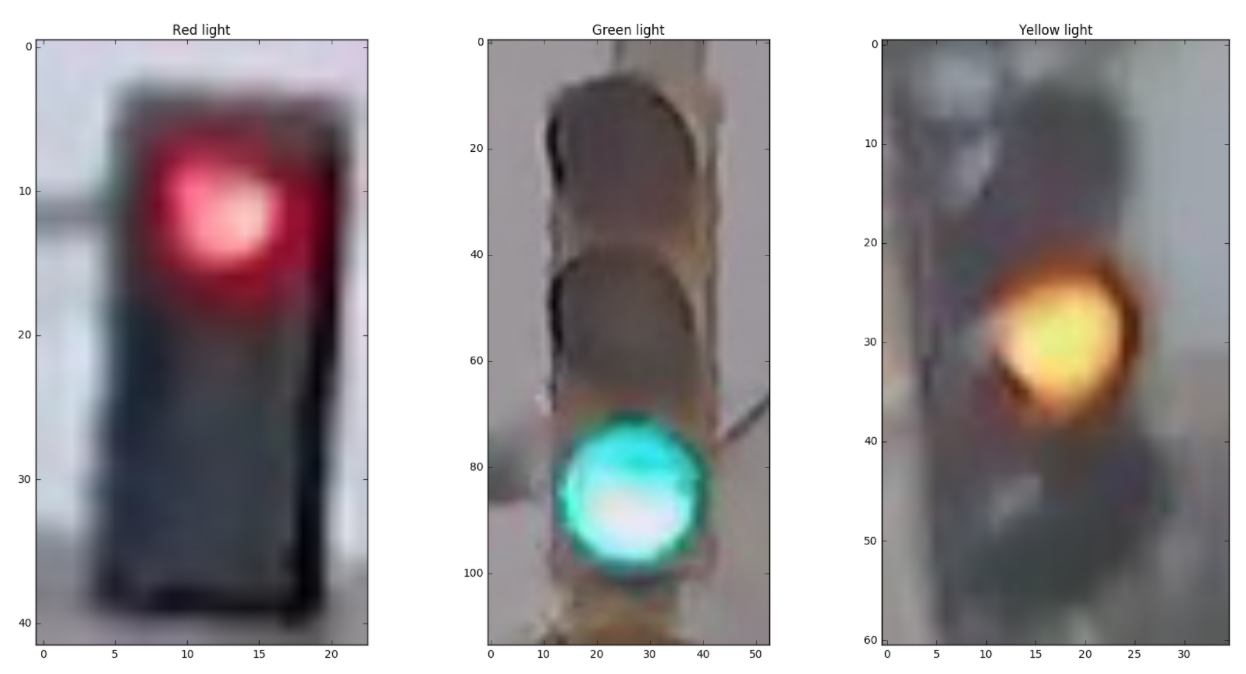
#> input picture traffic_light_classifier/images/all_lights.png, 1246 x 674 px; its folder holds only this picture in this run
$ python -i helpers.py   (imports and definitions only)
#> lines starting #> are read from the running program, lines starting #| are printed output that depends on the picture
# Helper functions

import os
import glob # library for loading images from a directory
import matplotlib.image as mpimg
import cv2
import numpy as np
import matplotlib.pyplot as plt


# This function loads in images and their labels and places them in a list
# The list contains all images and their associated labels
# For example, after data is loaded, im_list[0][:] will be the first image-label pair in the list
# [45 lines left out: functions load_dataset, load_dataset_color, not called in this run]

def hsv_histograms(rgb_image):
    # Convert to HSV
    hsv = cv2.cvtColor(rgb_image, cv2.COLOR_RGB2HSV)
#> hsv: shape (674, 1246, 3); mean H, S, V 73.5, 31.8, 163.3

    # Create color channel histograms
    h_hist = np.histogram(hsv[:,:,0], bins=32, range=(0, 256))
    s_hist = np.histogram(hsv[:,:,1], bins=32, range=(0, 256))
    v_hist = np.histogram(hsv[:,:,2], bins=32, range=(0, 256))

    # Generating bin centers
    bin_edges = h_hist[1]
#> bin_edges = 33 values from 0 to 256
    bin_centers = (bin_edges[1:]  + bin_edges[0:len(bin_edges)-1])/2
#> bin_centers = 32 values from 4 to 252

    # Plot a figure with all three histograms
    fig = plt.figure(figsize=(20,8))
    plt.subplot(131)
    plt.bar(bin_centers, h_hist[0])
    plt.xlim(0, 256)
    plt.xticks(bin_centers[::2])
    plt.title('H Histogram')
    plt.subplot(132)
    plt.bar(bin_centers, s_hist[0])
    plt.xlim(0, 256)
    plt.xticks(bin_centers[::2])
    plt.title('S Histogram')
    plt.subplot(133)
    plt.bar(bin_centers, v_hist[0])
    plt.xlim(0, 256)
    plt.xticks(bin_centers[::2])
    plt.title('V Histogram')
    plt.show()
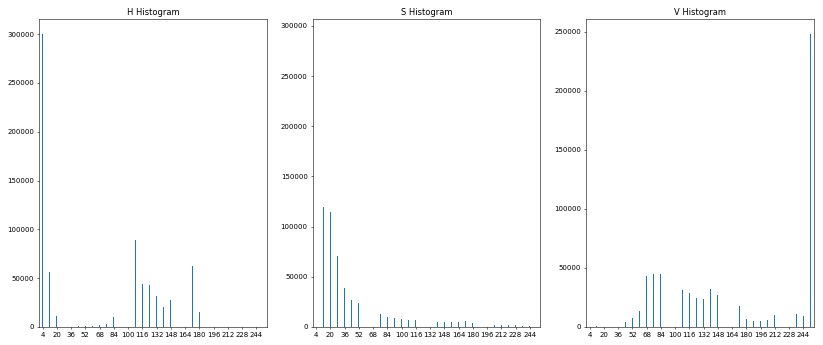
#> figure drawn by matplotlib, 3 panels; panel 1: tallest bar 300542 high, from x = 3.6 to 4.4; panel 2: tallest bar 292248 high, from x = 3.6 to 4.4; panel 3: tallest bar 248336 high, from x = 251.6 to 252.4

>>> import cv2
>>> picture = cv2.cvtColor(cv2.imread('images/all_lights.png'), cv2.COLOR_BGR2RGB)
>>> result = hsv_histograms(picture)

$ run again, on traffic_light_classifier/images/feature_ext_steps.png
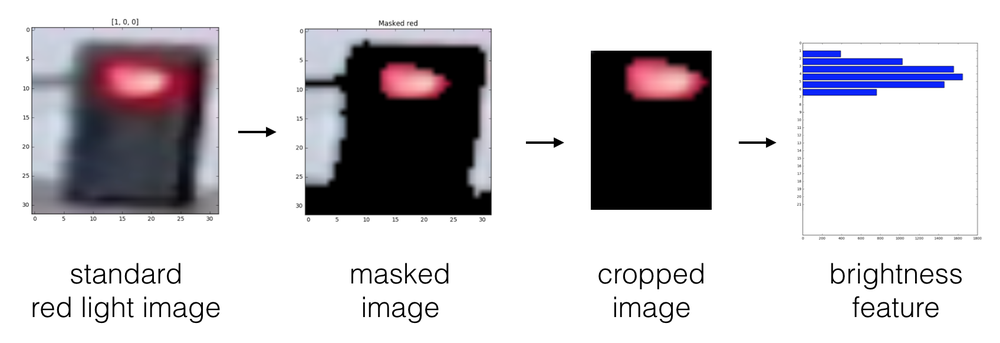
#> input picture traffic_light_classifier/images/feature_ext_steps.png, 1000 x 343 px, shrunk from 1696 x 582 before the run
#> hsv: shape (343, 1000, 3); mean H, S, V 22.1, 12.8, 205.8
#> bin_edges = 33 values from 0 to 256
#> bin_centers = 32 values from 4 to 252
#> in hsv_histograms, `plt.show()`:
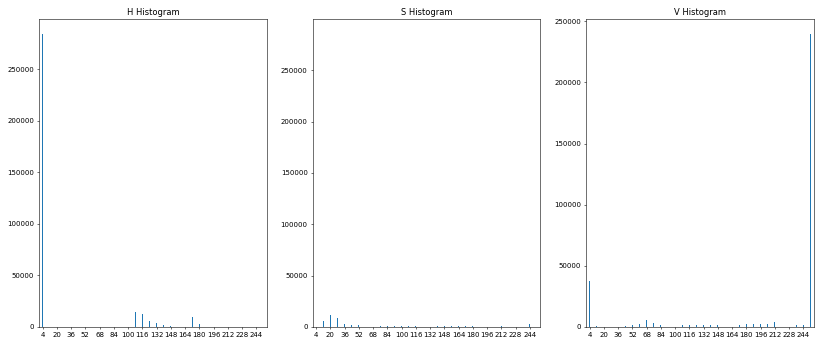
#> figure drawn by matplotlib, 3 panels; panel 1: tallest bar 284535 high, from x = 3.6 to 4.4; panel 2: tallest bar 285616 high, from x = 3.6 to 4.4; panel 3: tallest bar 239906 high, from x = 251.6 to 252.4

$ run again, on traffic_light_classifier/images/processing_steps.png
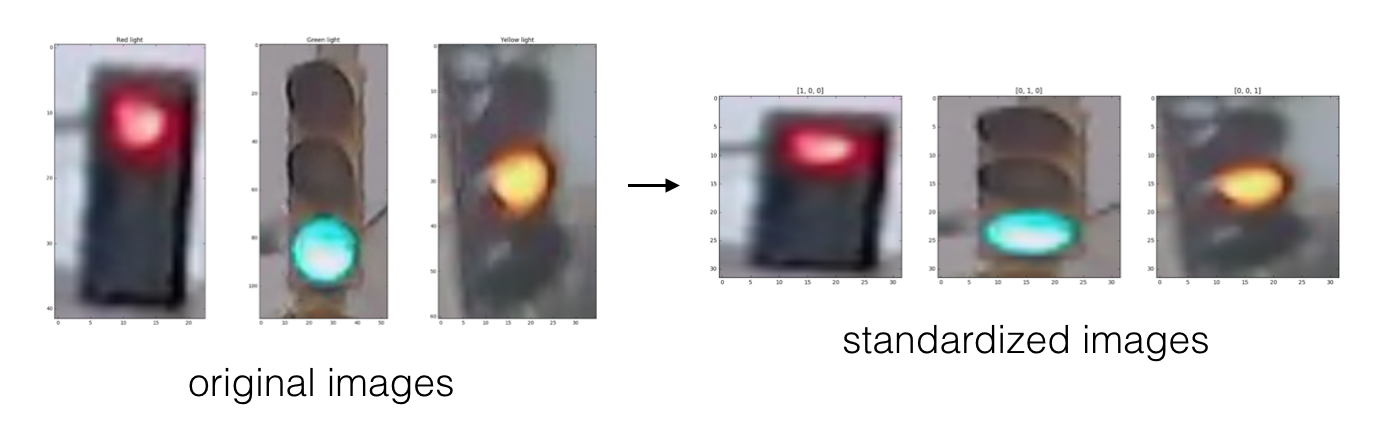
#> input picture traffic_light_classifier/images/processing_steps.png, 1396 x 446 px
#> hsv: shape (446, 1396, 3); mean H, S, V 37.6, 16, 206.5
#> bin_edges = 33 values from 0 to 256
#> bin_centers = 32 values from 4 to 252
#> in hsv_histograms, `plt.show()`:
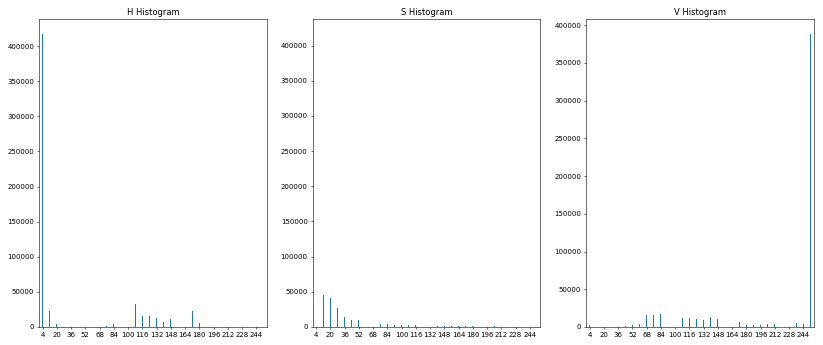
#> figure drawn by matplotlib, 3 panels; panel 1: tallest bar 417615 high, from x = 3.6 to 4.4; panel 2: tallest bar 416909 high, from x = 3.6 to 4.4; panel 3: tallest bar 388854 high, from x = 251.6 to 252.4
